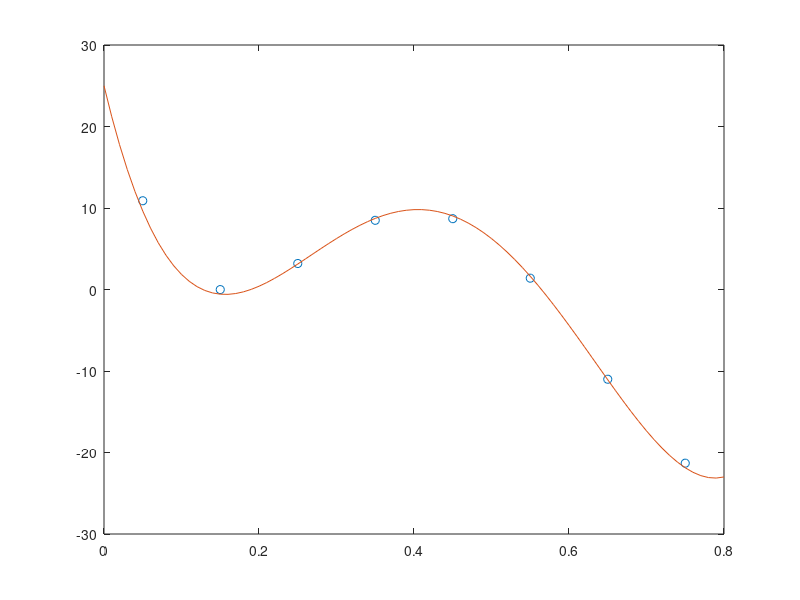

Here is the MATLAB script that generated this plot:
clc, clear all
f = @(x) 0.2 + 25*x - 200*x.^2 + 675*x.^3 - 900*x.^4 + 400*x.^5;
x = 0:0.1:0.8;
y = f(x);
d = diff(f(x))/0.1;
n = length(x);
xm = (x(1:n-1) + x(2:n))./2;
xa = 0:.01:.8;
ya = 25 - 400*xa + 3*675*xa.^2 - 4*900*xa.^3 + 5*400*xa.^4;
plot(xm, d, 'o', xa, ya)
